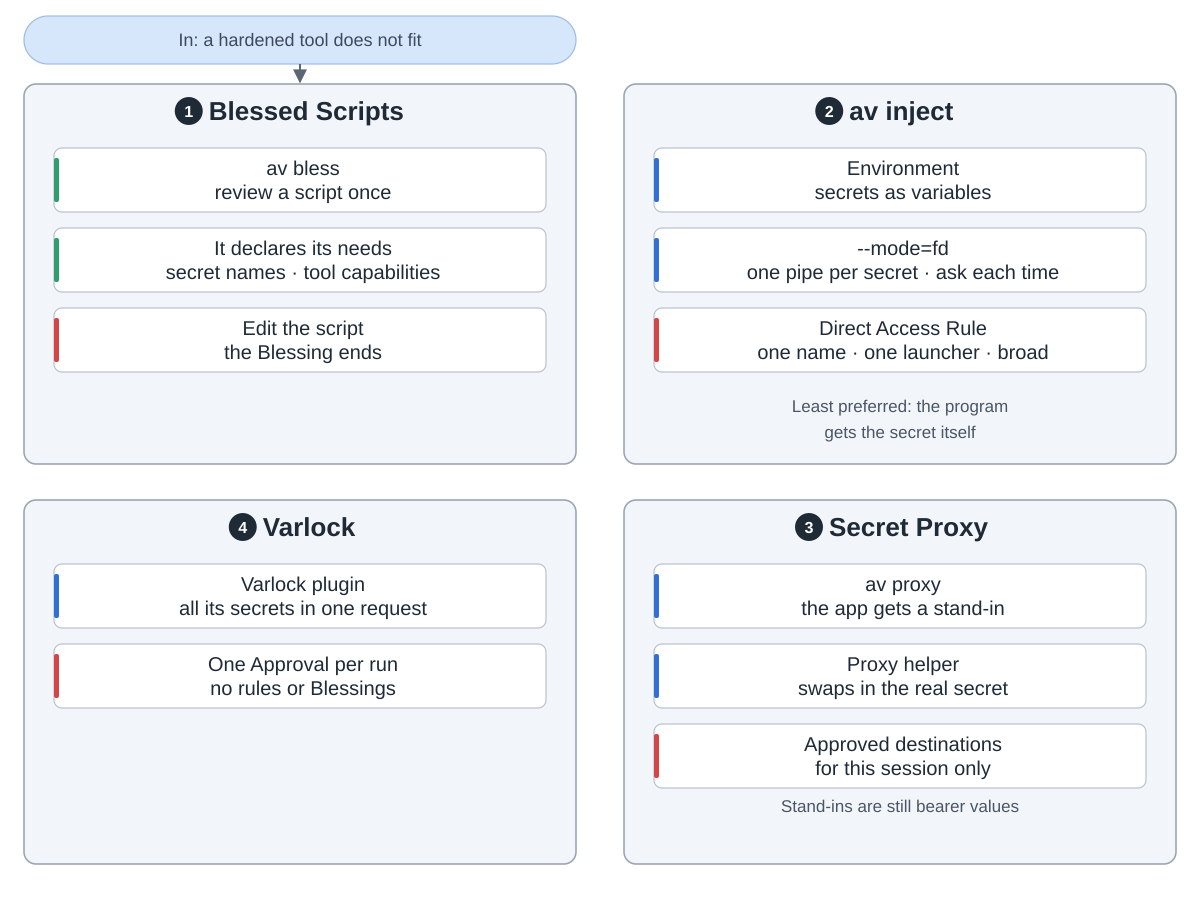

This figure's Python source:
"""Other ways to use a secret when a hardened tool does not fit: Blessed Scripts, av inject, the Secret Proxy, and Varlock.
Drawn from automic-vault/automic-vault at commit d1011a5 (docs/choosing-a-mechanism.md, README.md Scripting and Credential Proxies, docs/direct-secret-access.md, docs/secret-proxy.md, docs/varlock.md).
Run: python3 mechanisms.py"""
import sys
from pathlib import Path

sys.path.insert(0, str(Path(__file__).resolve().parents[2] / "tools"))
from archdiagram import Diagram, L, R, GW, T1, H1, T2, H2  # noqa: E402

d = Diagram("Other ways to use a secret",
            "1 Blessed Scripts: av bless reviews a script once; the script declares the secret names and tool "
            "capabilities it needs; editing it ends the Blessing. "
            "2 av inject: puts named secrets into a program's environment; --mode=fd hands each secret through its "
            "own pipe and needs fresh Approval every time; a Direct Access Rule lets one launcher use one secret name "
            "with any program, the broadest and least preferred option. "
            "3 Secret Proxy: av proxy gives the app a random stand-in reference; a separately signed proxy helper "
            "puts the real secret into outbound HTTPS requests only for destinations you approve, for that session; "
            "the references are still bearer values. "
            "4 Varlock: the Varlock plugin asks for all its secrets in one request, with one Approval per run and no "
            "standing rules or Blessings.")

d.pill(L, 16, GW, 48, "In: a hardened tool does not fit")
d.arrow(f"M{L + GW / 2} 64V{T1 - 2}")

d.group(L, T1, GW, H1, "Blessed Scripts", 1)
d.column(L, T1, [("av bless|review a script once", "plan"),
                 ("It declares its needs|secret names · tool capabilities", "plan"),
                 ("Edit the script|the Blessing ends", "review")])

d.group(R, T1, GW, H1, "av inject", 2)
d.column(R, T1, [("Environment|secrets as variables", "coding"),
                 ("--mode=fd|one pipe per secret · ask each time", "coding"),
                 ("Direct Access Rule|one name · one launcher · broad", "review")])
d.notes(R, T1, H1, "Least preferred: the program", "gets the secret itself")

d.group(R, T2, GW, H2, "Secret Proxy", 3)
d.column(R, T2, [("av proxy|the app gets a stand-in", "coding"),
                 ("Proxy helper|swaps in the real secret", "coding"),
                 ("Approved destinations|for this session only", "review")])
d.notes(R, T2, H2, "Stand-ins are still bearer values", "")

d.group(L, T2, GW, H2, "Varlock", 4)
d.column(L, T2, [("Varlock plugin|all its secrets in one request", "coding"),
                 ("One Approval per run|no rules or Blessings", "review")])

d.save(Path(__file__).with_name("mechanisms.svg"))
